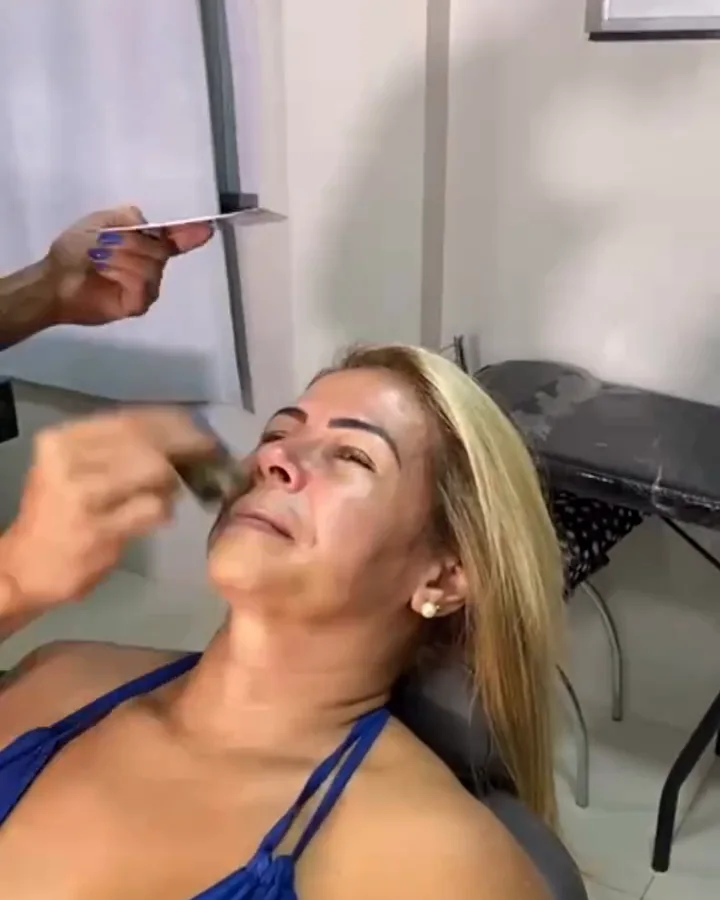
#> input picture src/assets/media/video-mvp-poster.webp, 720 x 900 px
$ python -i build_media.py   (imports and definitions only)
#> lines starting #> are read from the running program, lines starting #| are printed output that depends on the picture
#> further down, picture is the input picture: PIL image 720x900 RGB; mean R, G, B 159.5, 136.6, 124.7
#!/usr/bin/env python3
"""
Pipeline de Mídias — Irondina Mascarenhas (lp-irondina)
- Lê apenas as fotos eleitas de _projeto/insumos-instagram/ (sem modificar nada em _projeto/).
- Executa enquadramento assistido focado no rosto via OpenCV (Haar Cascade) + margem de proteção
  para penteados/testa/queixo, exportando em WebP otimizado nas proporções exatas (4:5, 3:4, 1:1).
- Gera os 5 mini-avatares WebP (128x128) reais confirmados (IG-38, IG-01, IG-32, IG-09, IG-31).
- Gera os 4 placeholders WebP nas proporções exatas (4:5 e 1:1) a partir das fotos geradas/base
  para receberem a tag HTML centralizada TROCAR nos componentes React.
- Gera 1 vídeo MVP mudo curto (< 1.5 MB, WebM VP9 + MP4 H.264 + poster.webp) via ffmpeg.
- Gera a imagem Open Graph 1200x630 em public/og-image.webp e public/og-image.jpg.
"""

import json
import os
import subprocess
import sys
from pathlib import Path
import cv2
import numpy as np
from PIL import Image, ImageDraw, ImageFilter, ImageEnhance, ImageFont

ROOT = Path(__file__).resolve().parent.parent
INSUMOS_DIR = ROOT / "_projeto" / "insumos-instagram"
INDICE_JSON = INSUMOS_DIR / "grades-curadoria" / "indice_tags.json"
OUT_MEDIA = ROOT / "src" / "assets" / "media"
PUBLIC_DIR = ROOT / "public"

# [2 lines not run here, left out]

# Inicializa detector facial OpenCV
CASCADE_PATH = cv2.data.haarcascades + "haarcascade_frontalface_default.xml"
FACE_CASCADE = cv2.CascadeClassifier(CASCADE_PATH)


# [10 lines left out: function load_tag_map, not called in this run]


def detect_primary_face(pil_img: Image.Image) -> tuple[int, int, int, int] | None:
    """Retorna (x, y, w, h) da face principal detectada ou None."""
    rgb = np.array(pil_img.convert("RGB"))
    gray = cv2.cvtColor(rgb, cv2.COLOR_RGB2GRAY)
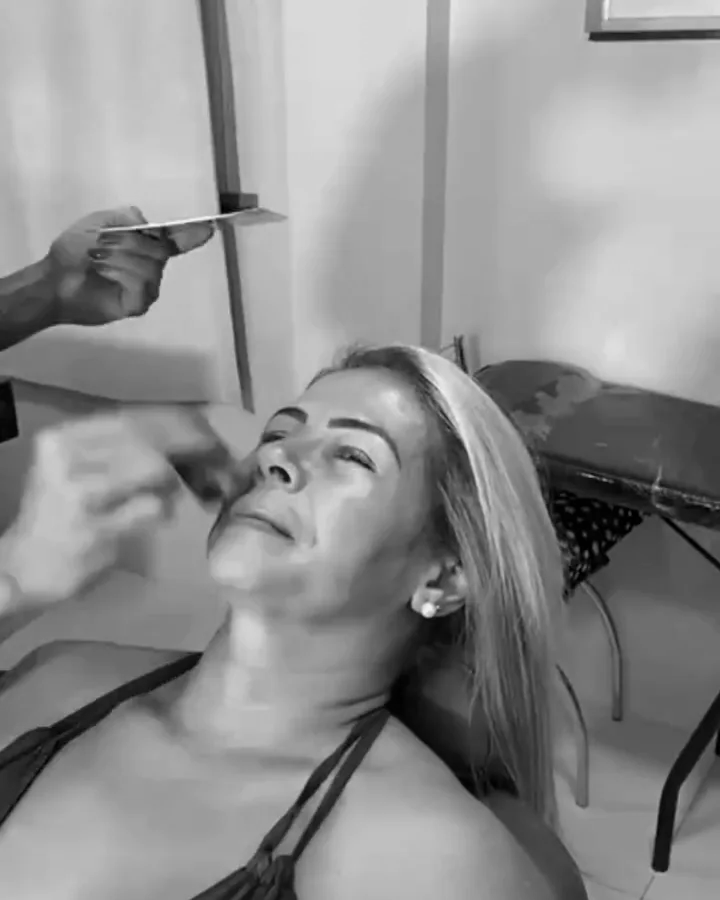
#> gray: shape (900, 720); min 0, max 245, mean 142.1
    h_img, w_img = gray.shape[:2]
#> h_img = 900; w_img = 720

    # Reduz escala para detecção consistente em fotos 3000x4000
    scale = 1000.0 / max(w_img, h_img) if max(w_img, h_img) > 1000 else 1.0
#> scale = 1
    small = cv2.resize(gray, (int(w_img * scale), int(h_img * scale)))

    faces = FACE_CASCADE.detectMultiScale(
        small,
        scaleFactor=1.08,
        minNeighbors=5,
        minSize=(45, 45),
    )
#> faces = ()
    if len(faces) == 0:
        return None

    # Escolhe a maior face próxima ao centro
    best_face = max(faces, key=lambda b: b[2] * b[3])
    x, y, w, h = [int(v / scale) for v in best_face]
    return (x, y, w, h)


# [725 lines left out: functions face_aware_crop, save_webp, create_styled_placeholder, _render_montage_from_segments, build_video_mvp, build_video_about_broll and 3 more, not called in this run]


# [2 lines not run here, left out]

>>> from PIL import Image
>>> picture = Image.open('../src/assets/media/video-mvp-poster.webp')
>>> result = detect_primary_face(picture)

$ run again, on assets/hero-ig-06-D1SCYXd9.webp
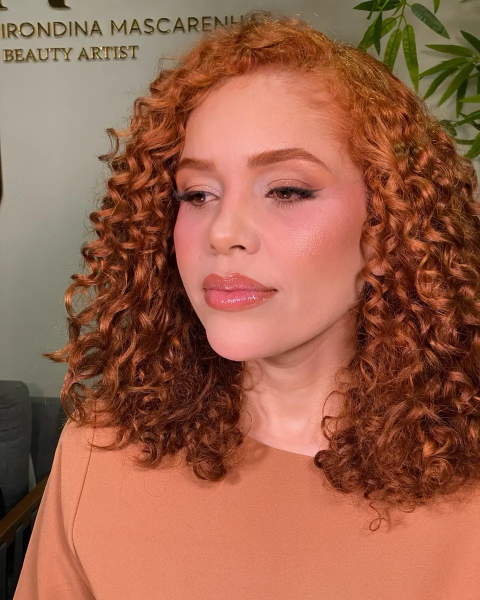
#> input picture assets/hero-ig-06-D1SCYXd9.webp, 960 x 1200 px (shown at 1/2 size)
#> picture is the input picture: PIL image 960x1200 RGB; mean R, G, B 155, 98.7, 76
#> in detect_primary_face, `gray = cv2.cvtColor(rgb, cv2.COLOR_RGB2GRAY)`:
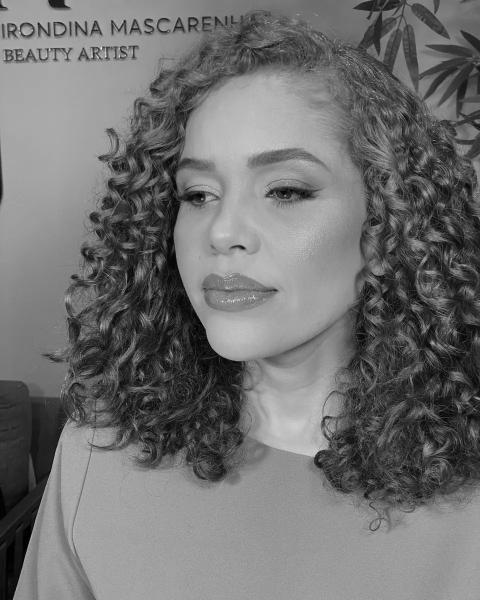
#> gray: shape (1200, 960) (shown at 1/2 size); min 0, max 242, mean 112.9
#> in detect_primary_face, `small = cv2.resize(gray, (int(w_img * scale), int(h_img * scale)))`:
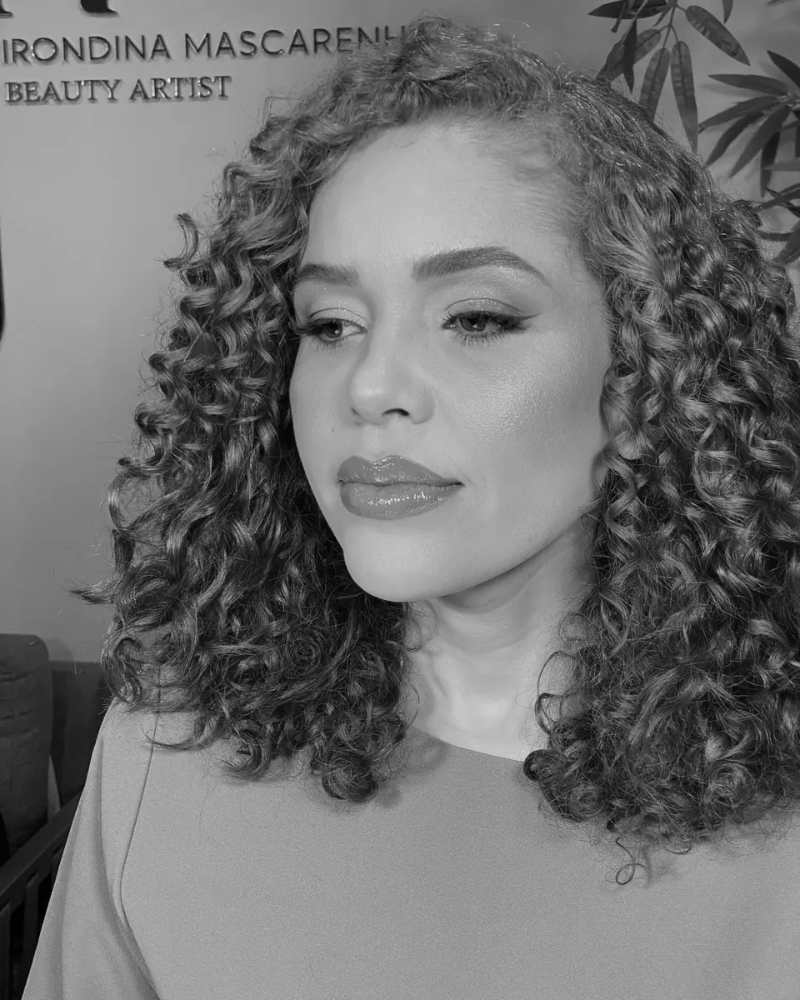
#> small: shape (1000, 800); min 0, max 236, mean 112.8
#> faces = [[194, 150, 444, 444]]
#> best_face = [194, 150, 444, 444]
#> x = 232; y = 180; w = 532
#> result = (232, 180, 532, 532)
